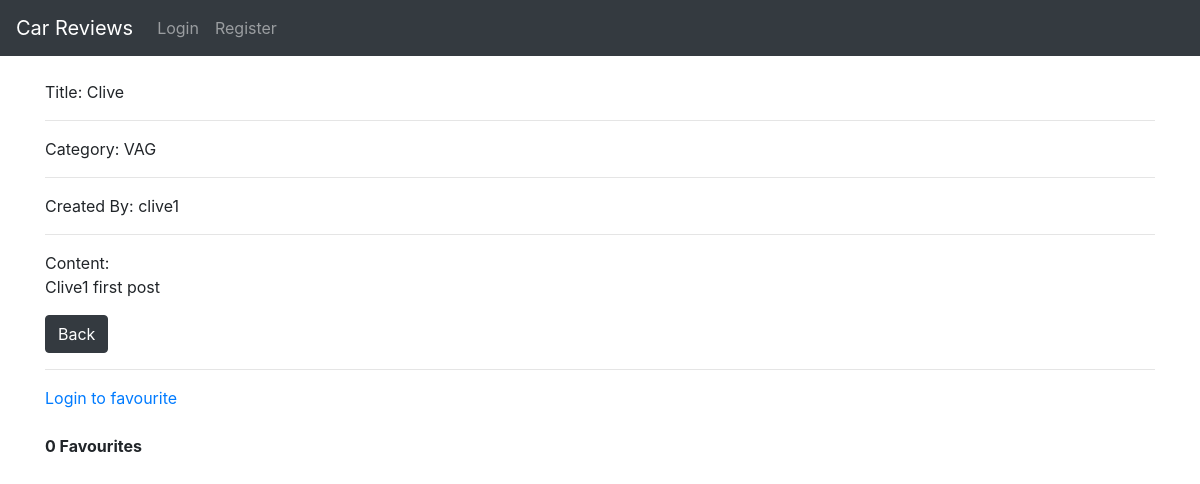
The app's page /car/13 with its own data.
### blog/models.py (models this page shows, shortened)
class Post(models.Model):
    title = models.CharField(max_length=200, unique=True)
    title_tag = models.CharField(max_length=200)
    author = models.ForeignKey(User, on_delete=models.CASCADE, related_name='blog_posts')
    created_on = models.DateTimeField(auto_now_add=True)
    updated_on = models.DateTimeField(auto_now_add=True)
    content = models.TextField()
    category = models.CharField(max_length=200, default='VAG')
    likes = models.ManyToManyField(User, related_name='carreview')
    def total_likes(self):
        return self.likes.count()

### blog/views.py (the view)
# urls.py: path('car/<int:pk>', PostDetail.as_view(), name='post-details'),
class PostDetail(DetailView):
    model = Post
    template_name = 'post_details.html'
    def get_context_data(self, *args, **kwargs):
        context = super(PostDetail, self).get_context_data(*args, **kwargs)
        likesnumber = get_object_or_404(Post, id=self.kwargs['pk'])
        total_likes = likesnumber.total_likes()
        liked = False
        if likesnumber.likes.filter(id=self.request.user.id).exists():
            liked = True
        context["total_likes"] = total_likes
        context["liked"] = liked
        return context

### templates/post_details.html (shortened to what this page needs)
{% extends 'base.html' %}
{% block content %}
<div>
    <p> Title: {{ post.title }}
        <hr> Category: {{ post.category }}
        <hr> Created By: {{ post.author }}
        <hr> Content: <br> {{ post.content }}
    </p>
</div>
<a href="{% url 'home' %}" class="btn btn-dark">Back</a>
<hr>
<form action="{% url 'likes' post.pk %}" method="POST">
    {% if user.is_authenticated %}
    {% if liked %}
    <button type="submit" name="post_id" value="{{ post.id }}" class=" btn btn-danger">Unfavourite</button> <br><br>
    {% else %}
    <button type="submit" name="post_id" value="{{ post.id }}" class=" btn btn-dark">Favourite</button> <br><br>
    {% endif %}
    {% else %}
    <a href="{% url 'login' %}">Login to favourite</a>
    <br><br>
    {% endif %}
    <strong>{{ total_likes }} Favourites</strong>
</form>
{% endblock %}

### records on screen
Post: title "Clive", category "VAG", author "clive1", content "Clive1 first post"

### other values on screen
{{ total_likes }} "0"
